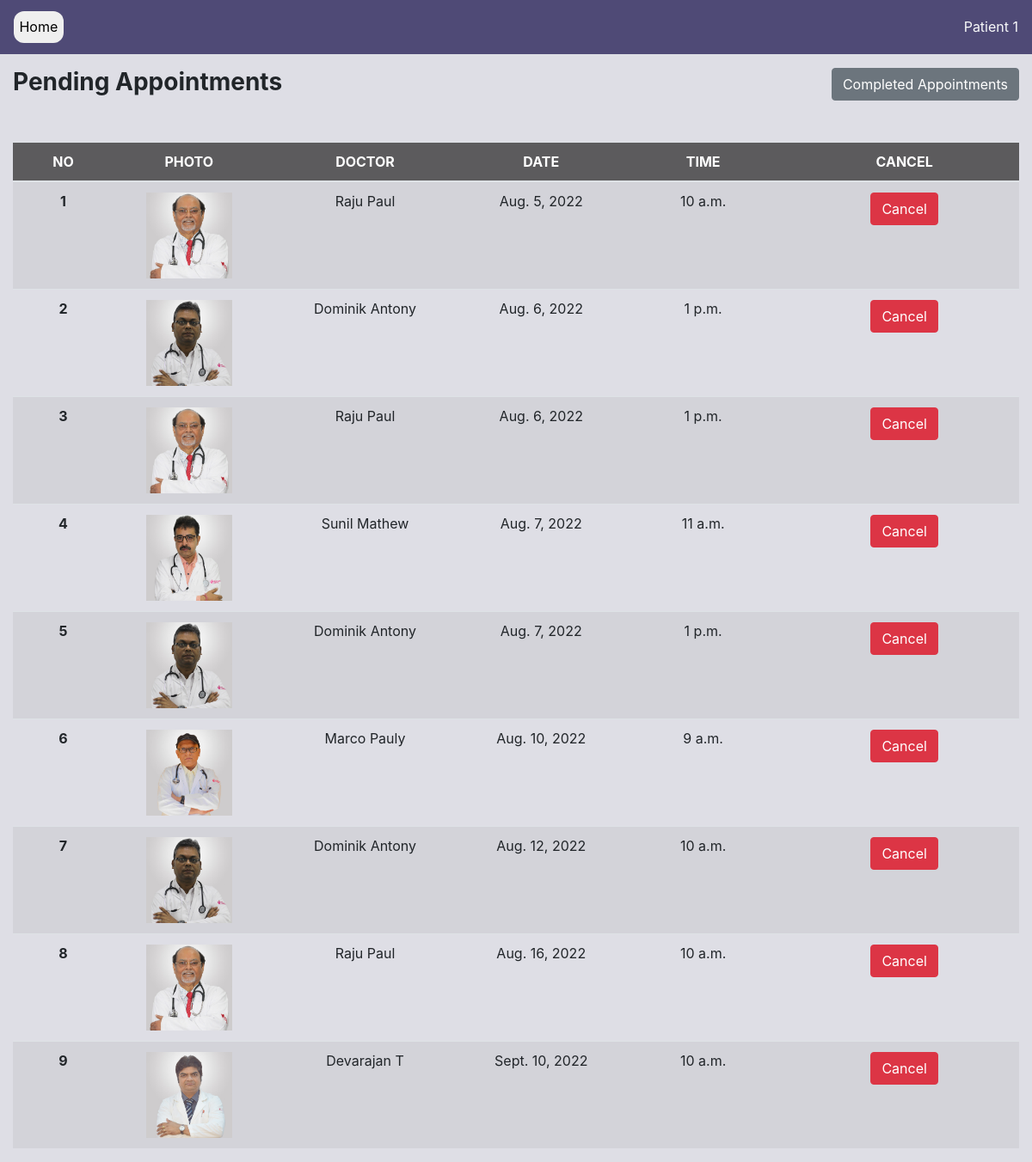
Screenshot of /appointment-list (signed in) with the database file from the repository.
### accounts/models.py (models this page shows, shortened)
class User(AbstractUser):
    DOCTOR = 'D'
    PATIENT = 'P'
    USER_TYPES = [
        (DOCTOR, 'Doctor'),
        (PATIENT, 'Patient'),
    ]
    MALE = 'M'
    FEMALE = 'F'
    OTHER = 'O'
    PREFER_NOT_TO_SAY = 'N'
    GENDER = [
        (MALE, 'Male'),
        (FEMALE, 'Female'),
        (OTHER, 'Other'),
        (PREFER_NOT_TO_SAY, 'Prefer not to say')
    ]
    class Meta:
        db_table = 'user'
    user_type = models.CharField(choices=USER_TYPES, max_length=1, default=PATIENT)
    gender = models.CharField(choices=GENDER,  max_length=1, default=PREFER_NOT_TO_SAY)
    phone = PhoneNumberField(null=True, blank=True)
    def is_patient(self):
        if self.user_type == 'P':
            return True
        return False

### appointment/models.py (models this page shows, shortened)
class Appointment(models.Model):
    TIME_SLOT = [
    (1, '9:00-10:00'),
    (2, '10:00-11:00'),
    (3, '11:00-12:00'),
    (4, '13:00-14:00'),
    ]
    doctor = models.ForeignKey(User,on_delete=models.CASCADE, limit_choices_to={'user_type': 'D'}, related_name='doctor')
    patient = models.ForeignKey(User,on_delete=models.CASCADE, limit_choices_to={'user_type': 'P'})
    date =  models.DateField()
    start_time = models.TimeField(null=True)
    end_time = models.TimeField(null=True)
    reason = models.TextField()
    status = models.BooleanField(default=False)
    class Meta:
        db_table = 'appointment'
        constraints = [
            models.UniqueConstraint(fields=['patient', 'doctor', 'date'], name='unique_booking')
        ]
        ordering = ['date', 'start_time']

### profiles/models.py (models this page shows, shortened)
class DoctorProfile(models.Model):
    class Meta:
        db_table = 'doctor_profile'
    user = models.OneToOneField(
        User, on_delete=models.CASCADE,
        primary_key=True, limit_choices_to={'user_type': 'D'},
        related_name='docprofile', #* related_name is used to give alternate name to the reverse relationship
        )
    profile_pic = models.ImageField(upload_to='images/profiles/doctors') #TODO Change directory to /images/doctor/username
    qualification = models.CharField(max_length=100, blank=True, null=True)
    department = models.ForeignKey(Department, on_delete=models.CASCADE)

### appointment/views.py (the view)
# urls.py: path('appointment-list', views.appointment_list, name='appointment-list'),
def appointment_list(request):
    context = {}
    user = request.user
    if not user.is_patient():
        return HttpResponse("NOT ALLOWED")
    appointments = Appointment.objects.filter(patient=user, status=False)
    print(connection.queries)
    context = {'appointments':appointments}
    return render(request, 'patient-appointment-list.html', context=context)

### PMS/context_processors.py (called while the page is built)
def get_departments(request):
    departments = Department.objects.all()
    return {'departments': departments}

def get_time_slots(request):
    time_slot = Appointment.TIME_SLOT
    return {"time_slot": time_slot}

### appointment/templates/patient-appointment-list.html (shortened to what this page needs)
{% load static %}
{% load bootstrap4 %}
<!DOCTYPE html>
<html>
    <head>
        <link rel="stylesheet" href="https://cdn.jsdelivr.net/npm/bootstrap@4.0.0/dist/css/bootstrap.min.css">
    </head>
    <body>
        {% include 'navbar-simple.html' %}
        <section style="height: auto;">
            <div class="container-fluid">
                <div class="row pt-3" style="background-color: #8889a347;">
                    <div class="col-md-6" style="align-items: center;"><h3><b>Pending Appointments</b></h3></div>
                    <div class="col-md-6 text-right">
                        <a href="{% url 'appointment:patient-completed-appointment' %}" class="btn btn-secondary">
                            Completed Appointments
                        </a>
                    </div>
                <br>
                <br>
                <br>
                    <div class="col-md-12 col-12" style="align-items: center;">
                            <div class="table-responsive table-striped">
                                <table class="table table-hover">
                                  <thead class="thead">
                                    <tr>
                                      <th scope="col" width="10%">NO</th>
                                      <th scope="col" width="15%">PHOTO</th>
                                      <th scope="col" width="20%">DOCTOR</th>
                                      <th scope="col" width="15%">DATE</th>
                                      <th scope="col">TIME</th>
                                      <th scope="col">CANCEL</th>
                                    </tr>
                                  </thead>
                            <tbody>
{% for appointment in appointments %}
                                <tr>
                                    <th scope="row">{{forloop.counter}}</th>
                                    <td>
                                        {%if appointment.doctor.docprofile.profile_pic %}
                                            <img src="{{appointment.doctor.docprofile.profile_pic.url}}" class="photo">
                                        {% else %}
                                            <img src="{% static 'images\doctor_default.jpg' %}" class="photo">
                                        {% endif %}
                                    </td>
                                    <td>{{appointment.doctor.get_full_name}}</td>
                                    <td>{{appointment.date}}</td>
                                    <td>{{appointment.start_time}}</td>
                                    <td>
                                        <form action="{% url 'appointment:cancel-appointment' %}" method="post">
                                            <button class="btn btn-danger" type="submit" name="app_id" value={{appointment.id}}>Cancel</button>
                                        </form>
                                    </td>
                                </tr>
{% endfor %}
                            </tbody>
                          </table>
                    </div>
                </div>
            </div>
        </section>
    </body>
</html>

### templates/navbar-simple.html (shortened to what this page needs)
<nav class="navbar navbar-expand-lg bg-dark">
    <a class="navbar-brand" href="{% url 'accounts:home'%}">
      <button class="button">Home</button>
    </a>
        <ul class="navbar-nav ml-auto">
            <li class="nav-item">
                <p class="text-light mb-0">{{user.get_full_name}}</p>
            </li>
        </ul>
</nav>

### templates/navbar-simple.html (style rules this page uses)
.bg-dark { background-color: #4c4774fa !important; }
.button { border-radius: 12px; border: 2px; font-size: 1rem; padding: 0.4rem; }

### appointment/templates/patient-appointment-list.html (style rules this page uses)
table { margin-top: 14px; }
th, td { text-align: center; }
.table .thead { color: #fff; background-color: #5c5b5d; }
.photo { width: 100px; }

### rows the page displays
User: get_full_name "Patient 1"
Appointment: doctor.docprofile.profile_pic (picture), doctor.get_full_name "Raju Paul", date "Aug. 5, 2022", start_time "10 a.m.", {{ appointment.id }} 4 (drawn)
Appointment: doctor.docprofile.profile_pic (picture), doctor.get_full_name "Dominik Antony", date "Aug. 6, 2022", start_time "1 p.m.", {{ appointment.id }} 6 (drawn)
Appointment: doctor.docprofile.profile_pic (picture), doctor.get_full_name "Raju Paul", date "Aug. 6, 2022", start_time "1 p.m.", {{ appointment.id }} 10 (drawn)
Appointment: doctor.docprofile.profile_pic (picture), doctor.get_full_name "Sunil Mathew", date "Aug. 7, 2022", start_time "11 a.m.", {{ appointment.id }} 11 (drawn)
Appointment: doctor.docprofile.profile_pic (picture), doctor.get_full_name "Dominik Antony", date "Aug. 7, 2022", start_time "1 p.m."
Appointment: doctor.docprofile.profile_pic (picture), doctor.get_full_name "Marco Pauly", date "Aug. 10, 2022", start_time "9 a.m.", {{ appointment.id }} 20 (drawn)
Appointment: doctor.docprofile.profile_pic (picture), doctor.get_full_name "Dominik Antony", date "Aug. 12, 2022", start_time "10 a.m."
Appointment: doctor.docprofile.profile_pic (picture), doctor.get_full_name "Raju Paul", date "Aug. 16, 2022", start_time "10 a.m.", {{ appointment.id }} 9 (drawn)
Appointment: doctor.docprofile.profile_pic (picture), doctor.get_full_name "Devarajan T", date "Sept. 10, 2022", start_time "10 a.m.", {{ appointment.id }} 27 (drawn)
